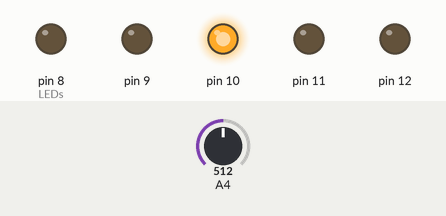
Recording of a sketch running on a simulated Arduino Uno, built with avr-gcc and run on an emulated ATmega328P. On the bench: output pins drawn as LEDs (lit = HIGH). The test bench sets the inputs (shaded band); at power-on: A4 = 512.

Above: at 1.2 s.
1.3 s: A4 set to 494
At 1.8 s:
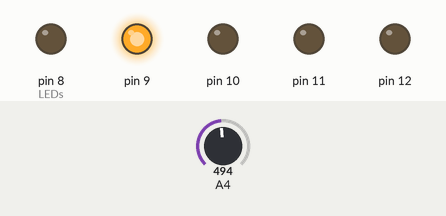
2.8 s: A4 set to 271
4.3 s: A4 set to 240
At 5.5 s:
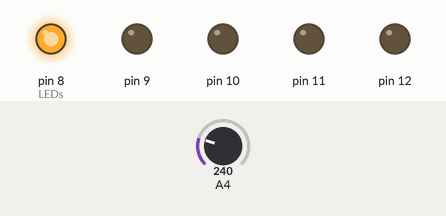
5.8 s: A4 set to 900
At 7.0 s:
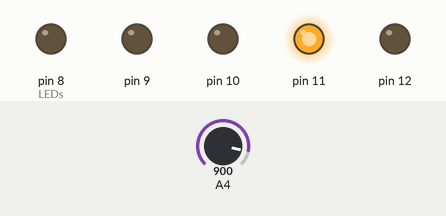
7.3 s: A4 set to 1005
8.8 s: A4 set to 1021
At 9.7 s:
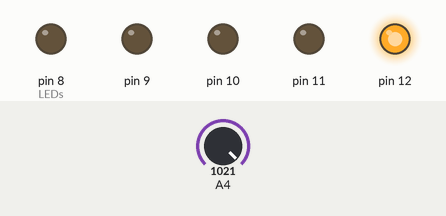
Timing chart, 0 to 11.3 s (numbered marks = the images above; inputs shaded):
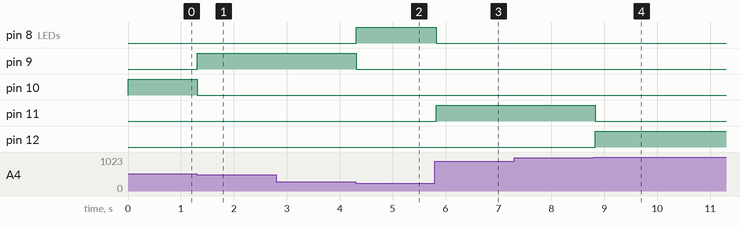

Measured:
- the behaviour switches between 511 and 510 on A4 (found by bisection; images 0 and 1)
- the behaviour switches between 256 and 255 on A4 (found by bisection; images 1 and 2)
- the behaviour switches between 1020 and 1021 on A4 (found by bisection; images 3 and 4)
- after the input at 1.3 s, pin 9: LOW → HIGH at once; pin 10: HIGH → LOW at once
- after the input at 2.8 s, every drawn part: stays the same
- after the input at 4.3 s, pin 8 (LEDs): LOW → HIGH at once; pin 9: HIGH → LOW at once
- after the input at 5.8 s, pin 8 (LEDs): HIGH → LOW at once; pin 11: LOW → HIGH at once
- after the input at 7.3 s, every drawn part: stays the same
- after the input at 8.8 s, pin 11: HIGH → LOW at once; pin 12: LOW → HIGH at once

The sketch:

LED_ChooseLED.ino
```cpp
/*
  Arduino 5 Led Switch
  Dev: Roland Liedtke
  Date: 02/01/2025
  Version: 1
*/

int value = 0;


void setup() {
  pinMode(8, OUTPUT);                                                 // LEDs
  pinMode(9, OUTPUT);
  pinMode(10, OUTPUT);
  pinMode(11, OUTPUT);
  pinMode(12, OUTPUT);
}

void loop() {
  value = analogRead(A4);                                             // Read value from ADC
  // !! 4 & 5 Diod flickering
  value = map(value, 0, 1021, 1, 5);                                  // Map Value from 0-1023 to 1-5

  if (value == 1) {
      digitalWrite(8, HIGH);
      digitalWrite(9, LOW);
      digitalWrite(10, LOW);
      digitalWrite(11, LOW);
      digitalWrite(12, LOW);
  } else if (value == 2) {
      digitalWrite(8, LOW);
      digitalWrite(9, HIGH);
      digitalWrite(10, LOW);
      digitalWrite(11, LOW);
      digitalWrite(12, LOW);
  } else if (value == 3) {
      digitalWrite(8, LOW);
      digitalWrite(9, LOW);
      digitalWrite(10, HIGH);
      digitalWrite(11, LOW);
      digitalWrite(12, LOW);
  } else if (value == 4) {
      digitalWrite(8, LOW);
      digitalWrite(9, LOW);
      digitalWrite(10, LOW);
      digitalWrite(11, HIGH);
      digitalWrite(12, LOW);
  } else {
      digitalWrite(8, LOW);
      digitalWrite(9, LOW);
      digitalWrite(10, LOW);
      digitalWrite(11, LOW);
      digitalWrite(12, HIGH);
  }
  delay(50);
}
```
